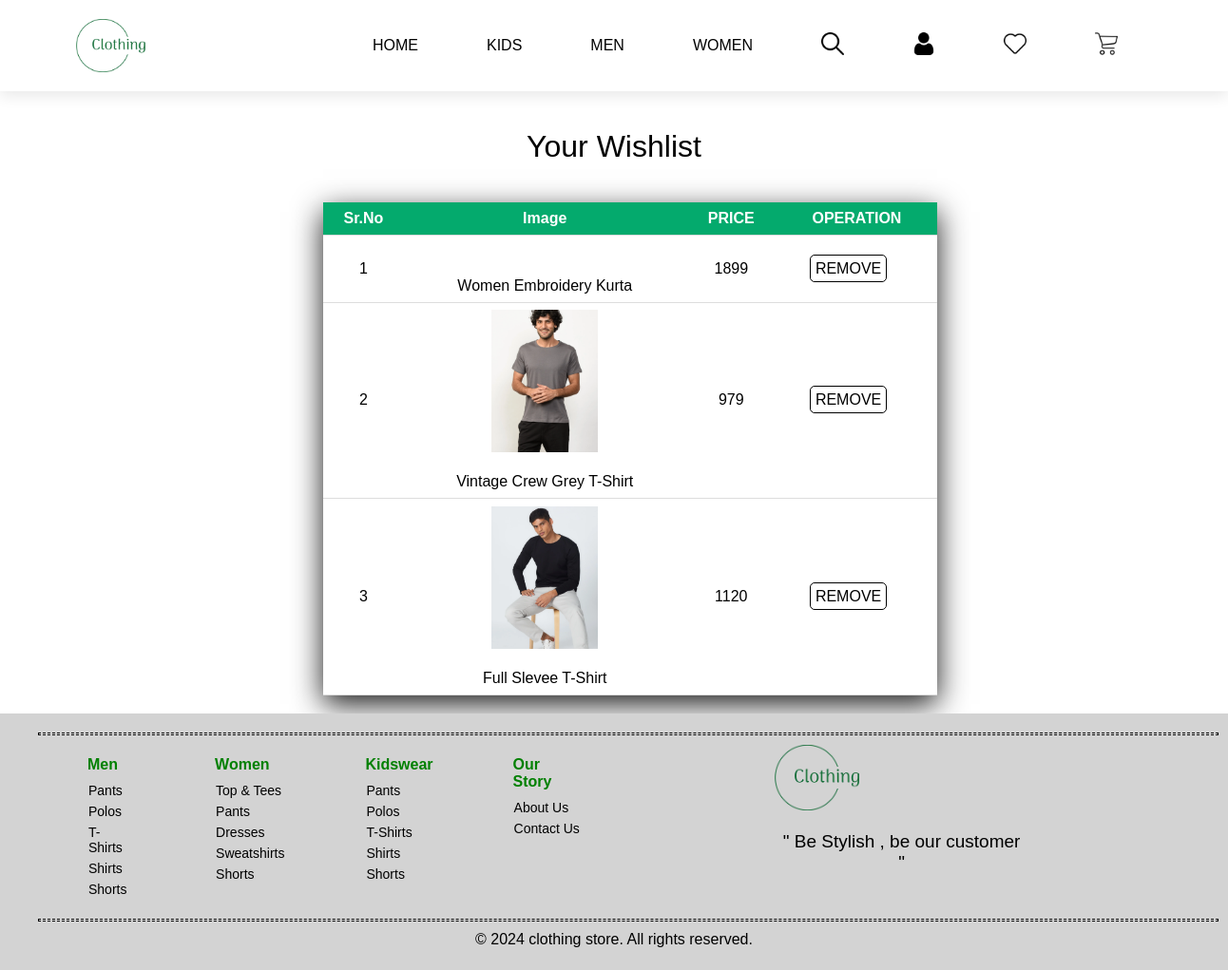
Screenshot of /wishlist.php (signed in) with the database file from the repository.
### tables this page shows
CREATE TABLE `category` (
  `cat_id` int(11) NOT NULL,
  `cat_name` varchar(44) NOT NULL,
  `status` tinyint(4) NOT NULL
);

CREATE TABLE `wishlist` (
  `wishlist_id` int(11) NOT NULL,
  `user_id` int(11) NOT NULL,
  `pid` int(11) NOT NULL,
  `name` varchar(100) NOT NULL,
  `price` int(11) NOT NULL,
  `image` varchar(100) NOT NULL
);

### wishlist.php (the view, shortened to what this page needs)
<?php
include('header.php');
        ?>
<!DOCTYPE html>
<html lang="en">
<head>
</head>
<body>
<p class="main-title">Your Wishlist</p>
    <?php
    $select = "select * from wishlist where user_id=$user_id";
    $query = mysqli_query($con,$select);
     $row = mysqli_num_rows($query);
     if($row>0){
        $i=1;
        ?>
        <form method="POST">
        <table>
        <tr>
            <th>Sr.No</th>
            <th>Image</th>
            <th>PRICE</th>
            <th>OPERATION</th>
        </tr>
        <?php
        while($fetch = mysqli_fetch_assoc($query)){
            ?>
        <tr>
           <td><?php echo $i?></td>
           <td>
            <a href="product.php?pro_id=<?php echo $fetch['pid'];?>">
            <img src="./media/product/<?php echo $fetch['image'];?>" height="150px" class="small-img" alt="">
            </a><br><br>
           <?php echo $fetch['name']; ?></td>
            <td><?php echo $fetch['price']; ?></td>
            <td><a href="?delete=<?php echo $fetch['wishlist_id'];?>" onclick="return confirm('Are You Sure You Want To delete from wishlist');" class="view">REMOVE</a> &nbsp; &nbsp;
        <tr>
    <?php
         $i++; }
         ?>
         </form>
         <?php
     }else{
        echo '<p class="main-title">Your Wishlist Is Empty</p>';
     }
    ?>
    <?php
    include ("footer.php");
    ?>
</body>
</html>

### header.php (shortened to what this page needs)
<?php
require('./includes/config.php');
if(isset($_SESSION['USER_LOGIN']) &&  $_SESSION['USER_LOGIN']!=''){
    $user_id = $_SESSION['USERID'];
}else{
    header('location:login.php');
    die();
}
$cat_res=mysqli_query($con,"select * from category where status=1 order by cat_name asc");
$cat_arr=array();
while($row=mysqli_fetch_assoc($cat_res)){
    $cat_arr[]=$row;
}
?>
<!DOCTYPE html>
<html lang="en">
<head>
    <link rel="stylesheet" href="style.css">
</head>
<body>
    <header>
        <img src="./images/nav-logo/download-logo.webp" width="90px">
        <ul class="navbar">
            <li><a href="home.php">HOME</a></li>
            <?php
            foreach($cat_arr as $list){
                ?>
                <li>
                    <div class="dropdown">
                      <a href="category.php?cat_id=<?php echo $list['cat_id']?>"><?php echo $list['cat_name']?></a>
                           </div>
                </li>
                <?php
            }
            ?>
            <li>
                <div class="dropdown">
                <a><img src="./images/nav-logo/loupe.png"></a>
                </div>
            </li>
            <li>
                <div class="dropdown">
                <a><img src="./images/nav-logo/user.png"></a>
                </div>
            </li>
            <li><a href="wishlist.php"><img src="./images/nav-logo/favourite.png"></a></li>
            <li><a href="cart.php"><img src="./images/nav-logo/shopping-cart.png"></a></li>
        </ul>
    </header>

### style.css (style rules this page uses)
* { margin: 0; padding: 0; }
body { width: 100%; }
header { display: flex; align-items: center; justify-content: space-between; padding: 20px 80px; overflow: hidden; background-color:white; box-shadow: 0 5px 15px rgba(0,0,0, 0.09); top: 0; left: 0; z-index:2; }
.navbar img { width: 24px; cursor: pointer; }
.navbar { display: flex; align-items: center; justify-content: space-between; }
.navbar li { list-style-type: none; padding: 0px 36px; }
.navbar li a { text-decoration: none; font-size: 16px; font-family: 'Gill Sans', 'Gill Sans MT', Calibri, 'Trebuchet MS', sans-serif; font-weight: 400; color:black; transition: 0.3s ease; cursor: pointer; }
.dropdown { cursor: pointer; }
.main-title { text-align: center; font-size: 32px; font-family: 'Gill Sans', 'Gill Sans MT', Calibri, 'Trebuchet MS', sans-serif; padding: 10px; margin:30px 80px; }

### wishlist.php (style rules this page uses)
table { font-family: 'Gill Sans', 'Gill Sans MT', Calibri, 'Trebuchet MS', sans-serif; border-collapse:collapse; width:50%; margin:20px 340px; box-shadow: 0 10px 30px rgba(0,0,0, 0.9); }
table th,td { padding: 8px; text-align:center; border-bottom:1px solid #ddd; }
table tr:nth-child(even) { background-color:white; }
th { background-color:#04AA6D; color:white; }
.view { border:1px solid black; background-color:white; padding:5px; border-radius:5px; font-family: 'Gill Sans', 'Gill Sans MT', Calibri, 'Trebuchet MS', sans-serif; font-size:16px; text-decoration:none; color:black; }

### rows the page displays
category: cat_name "KIDS"
category: cat_name "MEN"
category: cat_name "WOMEN"
wishlist: name "Women Embroidery Kurta", price "1899"
wishlist: image (picture), name "Vintage Crew Grey T-Shirt", price "979"
wishlist: image (picture), name "Full Slevee T-Shirt", price "1120"
